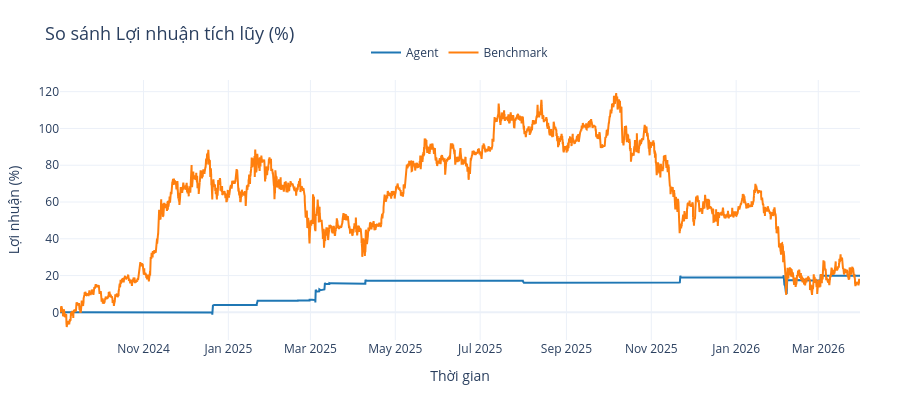

Notebook code cell kept with this figure:
### Code cell
# 2. Test với Best Model
best_stats, fig = evaluate_model_vs_benchmark(
    model_returns=b_returns, 
    benchmark_returns=bh_returns, 
)
fig.show()

### Figure 1 — Plotly figure (JSON) as saved in the notebook; plotly's stock layout.template omitted (floating-point values rounded to 4 significant figures; data arrays with more than 128 entries replaced by an {"elided": "..."} marker saying what was removed)
{"data": [{"line": {"color": "#1f77b4", "width": 2}, "name": "Agent", "showlegend": true, "type": "scatter", "uid": "2aaba87c-acb3-4593-94f1-e3774b17f8b0", "x": {"elided": "13801 str values"}, "y": {"elided": "13801 float values"}}, {"line": {"color": "#ff7f0e", "width": 2}, "name": "Benchmark", "showlegend": true, "type": "scatter", "uid": "58904a6a-ca10-4465-8427-14f1c16eb4b1", "x": {"elided": "13801 str values"}, "y": {"elided": "13801 float values"}}], "layout": {"height": 400, "hovermode": "x unified", "legend": {"orientation": "h", "traceorder": "normal", "x": 0.5, "xanchor": "center", "y": 1.05, "yanchor": "bottom"}, "margin": {"b": 60, "l": 60, "r": 40, "t": 80}, "title": {"font": {"size": 18}, "text": "So sánh Lợi nhuận tích lũy (%)"}, "width": 900, "xaxis": {"anchor": "y", "domain": [0, 1], "title": {"text": "Thời gian"}}, "yaxis": {"anchor": "x", "domain": [0, 1], "title": {"text": "Lợi nhuận (%)"}}}}
